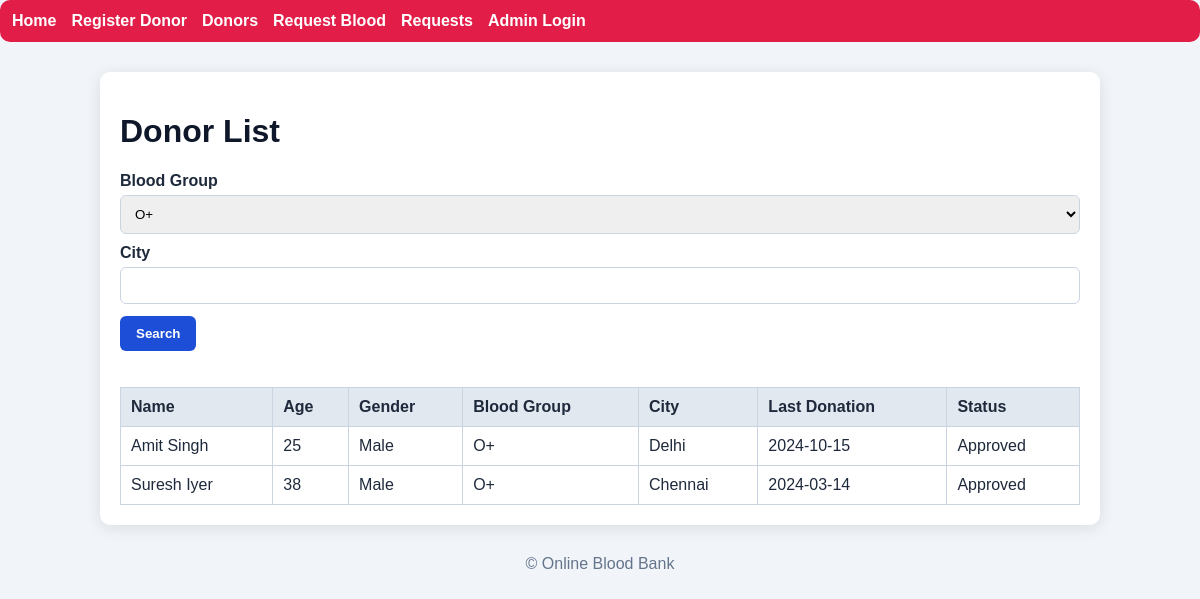
The app's page /donor_list.php?blood_group=O+ with its own data.
### tables this page shows
CREATE TABLE IF NOT EXISTS donors (
  id INT AUTO_INCREMENT PRIMARY KEY,
  name VARCHAR(100) NOT NULL,
  age TINYINT NOT NULL,
  gender ENUM('Male','Female','Other') NOT NULL,
  blood_group VARCHAR(5) NOT NULL,
  phone VARCHAR(20) NOT NULL,
  email VARCHAR(100) NOT NULL,
  city VARCHAR(100) NOT NULL,
  last_donation DATE DEFAULT NULL,
  status ENUM('Pending','Approved','Rejected') NOT NULL DEFAULT 'Pending',
  created_at TIMESTAMP DEFAULT CURRENT_TIMESTAMP
);

### donor_list.php (the view, shortened to what this page needs)
<?php
require_once 'db.php';
$blood_group = $_GET['blood_group'] ?? '';
$city = trim($_GET['city'] ?? '');
$where = [];
$params = [];
if ($blood_group) { $where[] = 'blood_group = ?'; $params[] = $blood_group; }
$whereSql = $where ? 'WHERE ' . implode(' AND ', $where) : '';
$stmt = $pdo->prepare("SELECT * FROM donors $whereSql ORDER BY created_at DESC");
$stmt->execute($params);
$donors = $stmt->fetchAll();
?>
<!DOCTYPE html>
<html lang="en"><head><meta charset="UTF-8"><meta name="viewport" content="width=device-width, initial-scale=1.0"><title>Donor List</title><link rel="stylesheet" href="style.css"></head><body>
<nav><a href="index.php">Home</a><a href="donor_register.php">Register Donor</a><a href="donor_list.php">Donors</a><a href="request_blood.php">Request Blood</a><a href="request_list.php">Requests</a><a href="admin_login.php">Admin Login</a></nav>
<div class="container">
    <h1>Donor List</h1>
    <form method="get" style="margin-bottom:20px;">
        <label>Blood Group</label><select name="blood_group"><option value="O+" <?= $blood_group=='O+' ? 'selected':'' ?>>O+</option></select>
        <label>City</label><input type="text" name="city" value="<?= htmlspecialchars($city) ?>">
        <button type="submit">Search</button>
    </form>
    <div class="table-wrap"><table><thead><tr><th>Name</th><th>Age</th><th>Gender</th><th>Blood Group</th><th>City</th><th>Last Donation</th><th>Status</th></tr></thead><tbody>
    <?php if (count($donors) === 0): ?>
        <tr><td colspan="7">No donor records found.</td></tr>
    <?php else: ?>
        <?php foreach ($donors as $donor): ?>
            <tr>
                <td><?= htmlspecialchars($donor['name']) ?></td>
                <td><?= htmlspecialchars($donor['age']) ?></td>
                <td><?= htmlspecialchars($donor['gender']) ?></td>
                <td><?= htmlspecialchars($donor['blood_group']) ?></td>
                <td><?= htmlspecialchars($donor['city']) ?></td>
                <td><?= htmlspecialchars($donor['last_donation'] ?: '-'); ?></td>
                <td><?= htmlspecialchars($donor['status']) ?></td>
            </tr>
        <?php endforeach; ?>
    <?php endif; ?>
    </tbody></table></div>
</div>
<footer>© Online Blood Bank</footer>
</body></html>

### style.css (style rules this page uses)
* { box-sizing: border-box; }
body { margin:0; font-family: Arial, sans-serif; background:#f1f5f9; color:#1e293b; }
.container { max-width:1000px; margin:30px auto; padding:20px; background:white; border-radius:10px; box-shadow:0 3px 15px rgba(15,23,42,.1); }
nav { background:#e11d48; padding:12px; border-radius:10px; margin-bottom:20px; }
nav a { color:white; margin-right:15px; text-decoration:none; font-weight:600; }
h1, h2 { color:#0f172a; }
form label { display:block; margin-top:10px; font-weight:600; }
form input, form select, form textarea { width:100%; padding:10px; border:1px solid #cbd5e1; border-radius:6px; margin-top:5px; }
button { background:#1d4ed8; color:white; border:none; padding:10px 16px; margin-top:12px; border-radius:6px; cursor:pointer; font-weight:600; }
.table-wrap { overflow:auto; }
table { width:100%; border-collapse:collapse; margin-top:16px; }
th, td { border:1px solid #cbd5e1; padding:10px; text-align:left; }
th { background:#e2e8f0; }
footer { text-align:center; margin-top:24px; color:#64748b; }

### records on screen
donors: name "Amit Singh", age "25", gender "Male", blood_group "O+", city "Delhi", last_donation "2024-10-15", status "Approved"
donors: name "Suresh Iyer", age "38", gender "Male", blood_group "O+", city "Chennai", last_donation "2024-03-14", status "Approved"
